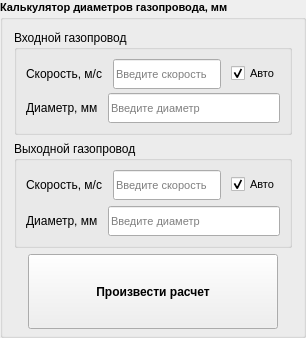
           <widget class="QGroupBox" name="groupBox">
            <property name="minimumSize">
             <size>
              <width>0</width>
              <height>0</height>
             </size>
            </property>
            <property name="font">
             <font>
              <pointsize>8</pointsize>
              <weight>75</weight>
              <bold>true</bold>
             </font>
            </property>
            <property name="title">
             <string>Калькулятор диаметров газопровода, мм</string>
            </property>
            <layout class="QVBoxLayout" name="verticalLayout">
            <property name="bottomMargin">
             <number>6</number>
            </property>
             <item>
              <layout class="QGridLayout" name="gridLayout_4">
               <item row="0" column="0">
                <widget class="QGroupBox" name="groupBox_2">
                 <property name="font">
                  <font>
                   <pointsize>9</pointsize>
                   <weight>50</weight>
                   <bold>false</bold>
                  </font>
                 </property>
                 <property name="title">
                  <string>Входной газопровод</string>
                 </property>
                 <layout class="QVBoxLayout" name="verticalLayout_8">
                  <property name="spacing">
                   <number>4</number>
                  </property>
                  <item>
                   <layout class="QHBoxLayout" name="horizontalLayout_5">
                    <property name="spacing">
                     <number>10</number>
                    </property>
                    <item>
                     <widget class="QLabel" name="label_10">
                      <property name="font">
                       <font>
                        <pointsize>9</pointsize>
                        <weight>50</weight>
                        <bold>false</bold>
                       </font>
                      </property>
                      <property name="text">
                       <string>Скорость, м/с</string>
                      </property>
                     </widget>
                    </item>
                    <item>
                     <widget class="QLineEdit" name="lineEdit_gas_speed_Input">
                      <property name="minimumSize">
                       <size>
                        <width>0</width>
                        <height>30</height>
                       </size>
                      </property>
                      <property name="font">
                       <font>
                        <pointsize>8</pointsize>
                        <weight>50</weight>
                        <bold>false</bold>
                       </font>
                      </property>
                      <property name="readOnly">
                       <bool>false</bool>
                      </property>
                      <property name="placeholderText">
                       <string>Введите скорость</string>
                      </property>
                     </widget>
                    </item>
                    <item>
                     <widget class="QCheckBox" name="QCB_Auto_Speed_In">
                      <property name="font">
                       <font>
                        <pointsize>8</pointsize>
                        <weight>50</weight>
                        <bold>false</bold>
                       </font>
                      </property>
                      <property name="text">
                       <string>Авто</string>
                      </property>
                      <property name="checked">
                       <bool>true</bool>
                      </property>
                     </widget>
                    </item>
                   </layout>
                  </item>
                  <item>
                   <layout class="QHBoxLayout" name="horizontalLayout_6">
                    <property name="spacing">
                     <number>10</number>
                    </property>
                    <item alignment="Qt::AlignLeft">
                     <widget class="QLabel" name="label_11">
                      <property name="font">
                       <font>
                        <pointsize>9</pointsize>
                        <weight>50</weight>
                        <bold>false</bold>
                       </font>
                      </property>
                      <property name="text">
                       <string>Диаметр, мм</string>
                      </property>
                     </widget>
                    </item>
                    <item>
                     <widget class="QLineEdit" name="lineEdit_diameter_of_gas_pipeline_Input">
                      <property name="minimumSize">
                       <size>
                        <width>0</width>
                        <height>30</height>
                       </size>
                      </property>
                      <property name="font">
                       <font>
                        <pointsize>8</pointsize>
                        <weight>50</weight>
                        <bold>false</bold>
                       </font>
                      </property>
                      <property name="placeholderText">
                       <string>Введите диаметр</string>
                      </property>
                     </widget>
                    </item>
                   </layout>
                  </item>
                 </layout>
                </widget>
               </item>
               <item row="1" column="0">
                <widget class="QGroupBox" name="groupBox_3">
                 <property name="font">
                  <font>
                   <pointsize>9</pointsize>
                   <weight>50</weight>
                   <bold>false</bold>
                  </font>
                 </property>
                 <property name="title">
                  <string>Выходной газопровод</string>
                 </property>
                 <layout class="QVBoxLayout" name="verticalLayout_9">
                  <property name="spacing">
                   <number>6</number>
                  </property>
                  <item>
                   <layout class="QHBoxLayout" name="horizontalLayout_9">
                    <property name="spacing">
                     <number>10</number>
                    </property>
                    <item>
                     <widget class="QLabel" name="label_14">
                      <property name="font">
                       <font>
                        <pointsize>9</pointsize>
                        <weight>50</weight>
                        <bold>false</bold>
                       </font>
                      </property>
                      <property name="text">
                       <string>Скорость, м/с</string>
                      </property>
                     </widget>
                    </item>
                    <item>
                     <widget class="QLineEdit" name="lineEdit_gas_speed_Output">
                      <property name="minimumSize">
                       <size>
                        <width>0</width>
                        <height>30</height>
                       </size>
                      </property>
                      <property name="font">
                       <font>
                        <pointsize>8</pointsize>
                        <weight>50</weight>
                        <bold>false</bold>
                       </font>
                      </property>
                      <property name="readOnly">
                       <bool>false</bool>
                      </property>
                      <property name="placeholderText">
                       <string>Введите скорость</string>
                      </property>
                     </widget>
                    </item>
                    <item alignment="Qt::AlignLeft">
                     <widget class="QCheckBox" name="QCB_Auto_Speed_Out">
                      <property name="font">
                       <font>
                        <pointsize>8</pointsize>
                        <weight>50</weight>
                        <bold>false</bold>
                       </font>
                      </property>
                      <property name="text">
                       <string>Авто</string>
                      </property>
                      <property name="checked">
                       <bool>true</bool>
                      </property>
                     </widget>
                    </item>
                   </layout>
                  </item>
                  <item>
                   <layout class="QHBoxLayout" name="horizontalLayout_10">
                    <property name="spacing">
                     <number>10</number>
                    </property>
                    <item>
                     <widget class="QLabel" name="label_15">
                      <property name="font">
                       <font>
                        <pointsize>9</pointsize>
                        <weight>50</weight>
                        <bold>false</bold>
                       </font>
                      </property>
                      <property name="text">
                       <string>Диаметр, мм</string>
                      </property>
                     </widget>
                    </item>
                    <item>
                     <widget class="QLineEdit" name="lineEdit_diameter_of_gas_pipeline_Output">
                      <property name="minimumSize">
                       <size>
                        <width>0</width>
                        <height>30</height>
                       </size>
                      </property>
                      <property name="font">
                       <font>
                        <pointsize>8</pointsize>
                        <weight>50</weight>
                        <bold>false</bold>
                       </font>
                      </property>
                      <property name="placeholderText">
                       <string>Введите диаметр</string>
                      </property>
                     </widget>
                    </item>
                   </layout>
                  </item>
                 </layout>
                </widget>
               </item>
              </layout>
             </item>
             <item alignment="Qt::AlignHCenter">
              <widget class="QPushButton" name="pushButton_make_calculation">
               <property name="sizePolicy">
                <sizepolicy hsizetype="Fixed" vsizetype="Fixed">
                 <horstretch>0</horstretch>
                 <verstretch>0</verstretch>
                </sizepolicy>
               </property>
               <property name="minimumSize">
                <size>
                 <width>250</width>
                 <height>75</height>
                </size>
               </property>
               <property name="font">
                <font>
                 <pointsize>9</pointsize>
                 <weight>75</weight>
                 <bold>true</bold>
                </font>
               </property>
               <property name="text">
                <string>Произвести расчет</string>
               </property>
              </widget>
             </item>
            </layout>
           </widget>
